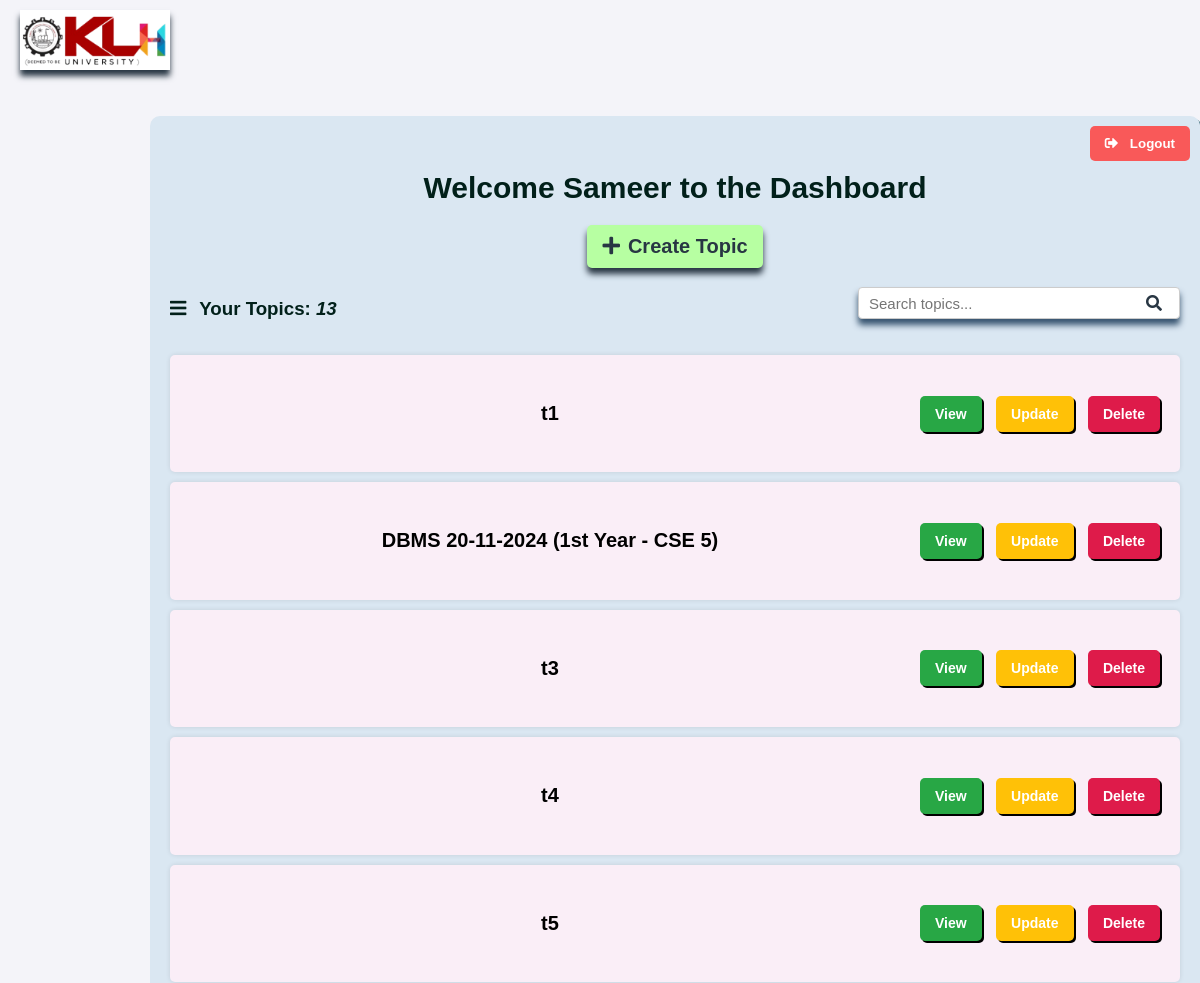
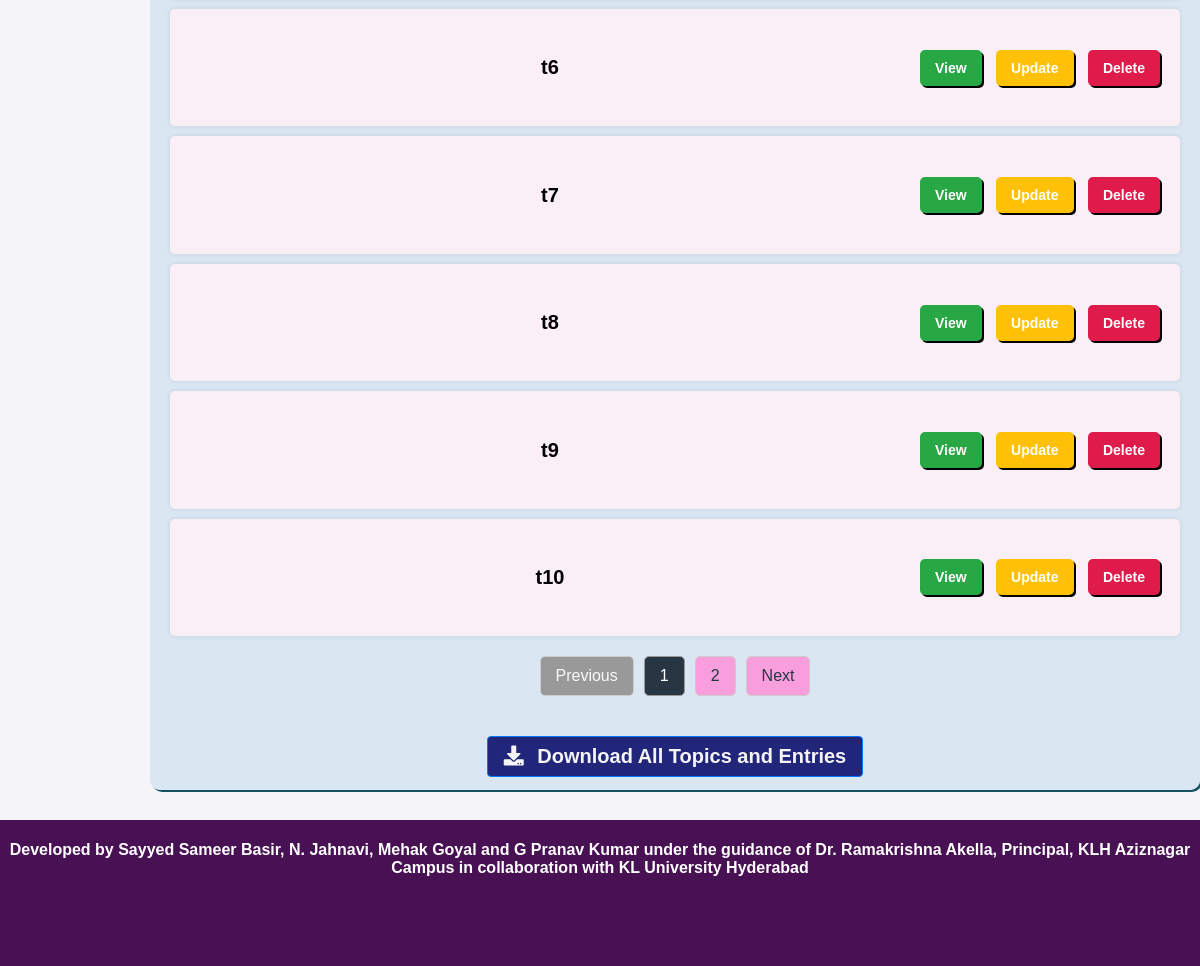
Page /api/dashboard/ (signed in) on the committed database (2 pictures, top to bottom).
### attendance/models.py (models this page shows, shortened)
class Topic(models.Model):
    title = models.CharField(max_length=200)
    created_at = models.DateTimeField(auto_now_add=True)
    user = models.ForeignKey(User, on_delete=models.CASCADE)
    position = models.PositiveIntegerField(default=0)  # Add this line
    class Meta:
        ordering = ['position']  # Ensure topics are ordered by position by default

### attendance/views.py (the view, shortened to what this page needs)
# urls.py: path('dashboard/', DashboardView.as_view(), name='dashboard'),
class DashboardView(LoginRequiredMixin, View):
    login_url = '/login/'
    redirect_field_name = 'redirect_to'
    @method_decorator(csrf_exempt)
    def dispatch(self, *args, **kwargs):
        return super().dispatch(*args, **kwargs)
    def get(self, request):
        user = request.user
        topics = Topic.objects.filter(user=user)
        topic_count = topics.count()
        page = request.GET.get('page', 1)
        paginator = Paginator(topics, 10)  # Show 10 topics per page
        try:
            topics = paginator.page(page)
        except PageNotAnInteger:
            topics = paginator.page(1)
        except EmptyPage:
            topics = paginator.page(paginator.num_pages)
        if request.headers.get('x-requested-with') == 'XMLHttpRequest':
            topics_html = render_to_string('includes/topics_list.html', {'topics': topics})
            return JsonResponse({'topics_html': topics_html})
        return render(request, 'dashboard.html', {
            'topics': topics,
            'topic_count': topic_count,
            'paginator': paginator
        })

### attendance/templates/dashboard.html (shortened to what this page needs)
{% load static %}
<!DOCTYPE html>
<html lang="en">
<head>
    <link rel="stylesheet" href="https://cdnjs.cloudflare.com/ajax/libs/font-awesome/5.15.3/css/all.min.css">
    <link rel="stylesheet" href="https://code.jquery.com/ui/1.12.1/themes/base/jquery-ui.css">
    <link rel="stylesheet" href="{% static 'css/dashboard.css' %}">
</head>
<body>
    <header>
        <img src="{% static 'img/klhlogo.png' %}" alt="KL University Logo" class="logo">
        </header>
    <div class="container">
        <div class="btn-logout">
            <a href = "{% url 'logout' %}">
            <button class="icon">
                <i class="fas fa-sign-out-alt"></i> Logout
            </button>
                </a>
        </div>
        <h2>Welcome {{ user.username|title }} to the Dashboard</h2>
        <div class="tooltip">
            <a href="{% url 'create_topic' %}" class="btn create-btn"><i class="fas fa-plus"></i>Create Topic</a>
        </div>
        {% if not topics %}
            <p>No Topic is created to show, click on <i><a href="{% url 'create_topic' %}">Create Topic</a>.</i></p>
        {% else %}
            <div class="topics-header">
                <h3><i class="fas fa-bars"></i> Your Topics: <i>{{ topic_count }}</i></h3>
                <div class="search-box-container">
                    <input type="text" id="search-box" placeholder="Search topics...">
                    <i id="search-icon" class="fas fa-search"></i>
                </div>
            </div>
            <ul class="topics-list" id="sortable-topics" data-reorder-url="{% url 'reorder_topics' %}">
                {% for topic in topics %}
                    <li data-topic-id="{{ topic.id }}">
                        <span class="topic-title">{{ topic.title }}</span>
                        <div class="topic-actions">
                            <a href="{% url 'topic_detail' topic.pk %}" class="btn btn-view">View</a>
                            <a href="{% url 'update_topic' topic.pk %}" class="btn btn-update">Update</a>
                            <a href="{% url 'delete_topic' topic.pk %}" class="btn btn-delete">Delete</a>
                        </div>
                    </li>
                {% endfor %}
            </ul>
            {% if paginator.num_pages > 1 %}
                <div class="pagination">
                    {% if topics.has_previous %}
                        <a href="?page={{ topics.previous_page_number }}">Previous</a>
                    {% else %}
                        <a class="disabled">Previous</a>
                    {% endif %}
                    {% for num in topics.paginator.page_range %}
                        {% if topics.number == num %}
                            <a class="active">{{ num }}</a>
                        {% else %}
                            <a href="?page={{ num }}">{{ num }}</a>
                        {% endif %}
                    {% endfor %}
                    {% if topics.has_next %}
                        <a href="?page={{ topics.next_page_number }}">Next</a>
                    {% else %}
                        <a class="disabled">Next</a>
                    {% endif %}
                </div>
            {% endif %}
            <div class="btn-download-custom">
                <button onclick="window.location.href='{% url 'download_all_topics' %}';" class="icon">
                    <i class="fas fa-download"></i> Download All Topics and Entries
                </button>
            </div>
        {% endif %}
    </div>
    <footer>
        <p>Developed by Sayyed Sameer Basir, N. Jahnavi, Mehak Goyal and G Pranav Kumar under the guidance of Dr. Ramakrishna Akella, Principal, KLH Aziznagar Campus in collaboration with KL University Hyderabad</p>
    </footer>
</body>
</html>

### static/css/dashboard.css (style rules this page uses)
body { font-family: Arial, sans-serif; background-color: #f4f4f9; margin: 0; padding: 0; display: flex; justify-content: center; align-items: center; }
.container { text-align: center; background: #ffffff; padding: 40px; border-radius: 10px; box-shadow: 0 0 10px rgba(0, 0, 0, 0.1); max-width: 600px; width: 100%; position: relative; box-shadow: 2px 2px #155263; margin-top:10px; }
h2 { margin-bottom: 30px; color: #333; }
h3 { margin-top: 30px; color: #555; }
.topics-list { list-style: none; padding: 0; }
.topics-list li { display: flex; justify-content: space-between; align-items: center; background: #f9f9f9; padding: 10px 20px; margin-bottom: 10px; border-radius: 5px; box-shadow: 0 0 5px rgba(0, 0, 0, 0.1); cursor: move; }
.topic-title { font-size: 16px; font-weight: bold; color: #333; flex-grow: 1; margin-left: 10px; }
.topic-actions .btn { margin-left: 10px; }
.btn { display: inline-block; padding: 10px 15px; font-size: 14px; font-weight: bold; color: #fff; background-color: #007bff; border: none; border-radius: 5px; text-decoration: none; cursor: pointer; transition: background-color 0.3s ease; }
.btn-view { background-color: #28a745; box-shadow: 2px 2px black; }
.btn-update { background-color: #ffc107; box-shadow: 2px 2px black; }
.btn-delete { background-color: #de1b4a; box-shadow: 2px 2px black; }
.btn-logout { position: absolute; top: 10px; right: 10px; }
.btn-logout .icon { background-color: #f95959; color: #fff; border: none; border-radius: 5px; padding: 10px 15px; font-weight: bold; cursor: pointer; }
.btn-download-custom { margin-top: 20px; margin-bottom: 20px; }
.btn-download-custom .icon { border: 1px solid #007bff; background-color: #38598b; color: #fff; border-radius: 4px; padding: 8px 16px; font-size: 14px; cursor: pointer; transition: background-color 0.3s, color 0.3s, border-color 0.3s; }
.btn-download-custom .icon i { margin-right: 8px; }
.tooltip { position: relative; display: inline-block; cursor: pointer; }

### rows in the picture
Topic: title "t1"
Topic: title "DBMS 20-11-2024 (1st Year - CSE 5)"
Topic: title "t3"
Topic: title "t4"
Topic: title "t5"
Topic: title "t6"
Topic: title "t7"
Topic: title "t8"
Topic: title "t9"
Topic: title "t10"

### other values in the picture
{{ user.username|title }} "Sameer"
{{ topic_count }} "13"
{{ num }} "1"
{{ num }} "2"
